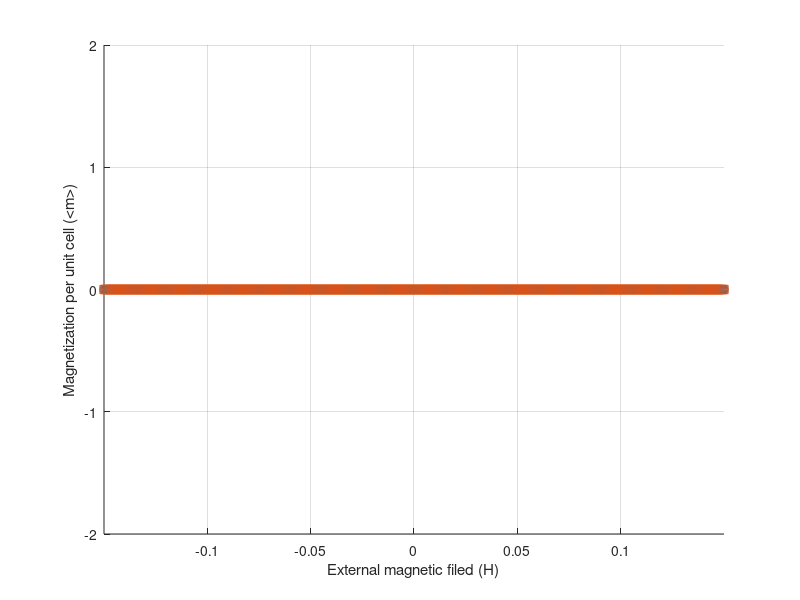
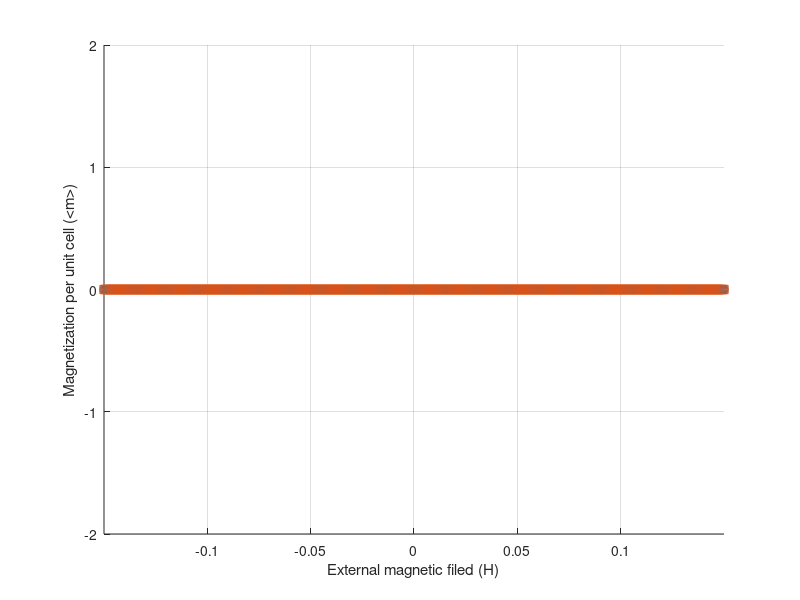
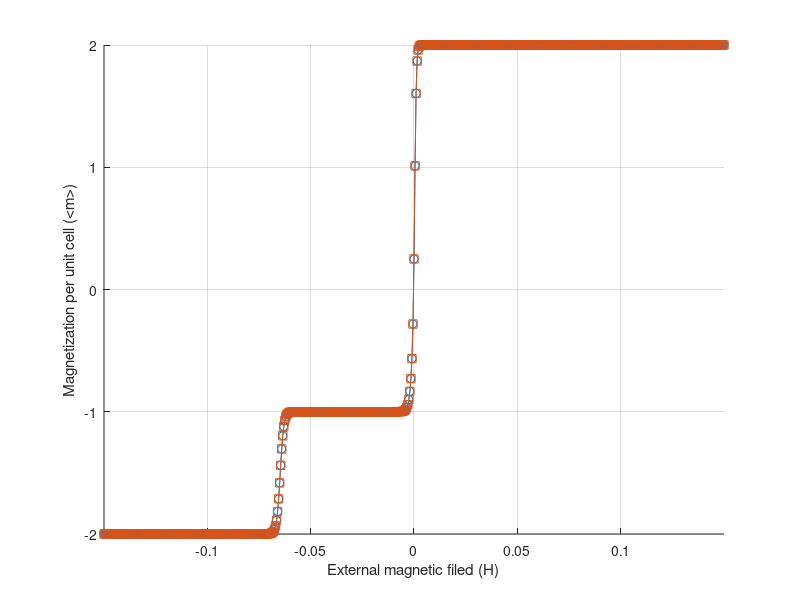

The MATLAB script that drew these images, in order:
clear;
sigx = [0 1; 1 0];
sigy = [0 1i; -1i 0];
sigz = [1 0; 0 -1];

sigx3 = [0 1 0; 1 0 1; 0 1 0];
sigy3 = [0 -1i 0; i 0 -1i; 0 i 0];
sigz3 = [1 0 0; 0 0 0; 0 0 -1];

Sx_1 = sigx3;
Sx_2 = 0.5.*sigx;

Sy_1 = sigy3;
Sy_2 = 0.5.*sigy;

Sz_1 = sigz3;
Sz_2 = 0.5.*sigz;

limit = 100; %set iteration limit
D = 1; %setting dimensions
k = 0.0862875; %Boltzmann constant
minField = -0.25;
maxField = 0.25;
fieldStep = 5e-4;

minTemp = 0.01;
maxTemp = 0.02;
tempStep = 0.01;

field = int8((maxField-minField)/fieldStep); % discretization of the field
% temperature = 0.05;
temperature = int8((maxTemp-minTemp)/tempStep); % discretization of the temperature
vector = zeros(int8(field*temperature),3);
% map = zeros(field, temperature);

delta = 0.0001;
iterator = 1;
newAvSx_1 = 0;
newAvSx_2 = 0;
avmx_up = zeros(temperature, field);
avmx_down = zeros(temperature, field);

newAvSy_1 = 0;
newAvSy_2 = 0;
avmy_up = zeros(temperature, field);
avmy_down = zeros(temperature, field);

newAvSz_1 = 0;
newAvSz_2 = 0;
avmz_up = zeros(temperature, field);
avmz_down = zeros(temperature, field);

ti = 1;
for temp = minTemp:tempStep:maxTemp

    J_1 = 150*k*temp; %coupling strength
    factor = 1;
    J_2 = factor * J_1;
    %         temp = temperature;
    avSx_1 = 0.1; %initial guess of average Sx(1)
    avSx_2 = 0.1; %initial guess of average Sx(1/2)
    
    avSy_1 = 0.1; %initial guess of average Sy(1)
    avSy_2 = 0.1; %initial guess of average Sy(1/2)
    
    avSz_1 = 0.1; %initial guess of average Sz(1)
    avSz_2 = 0.1; %initial guess of average Sz(1/2)
    
    hi = 1;
    for hL = minField:fieldStep:maxField
        while 1
%             Hx = J_1*avSx_2*kron(kron(Sx_2,Sx_1),eye(2)) + J_2*avSx_2*kron(kron(Sx_2,Sx_2),eye(3));
%             Hy = J_1*avSy_2*kron(kron(Sy_2,Sy_1),eye(2)) + J_2*avSy_2*kron(kron(Sy_2,Sy_2),eye(3));
%             Hz = J_1*avSz_2*kron(kron(Sz_2,Sz_1),eye(2)) + J_2*avSz_2*kron(kron(Sz_2,Sz_2),eye(3));
            
            Hx = J_1*avSx_2*kron(kron(Sx_1,eye(2)),eye(2)) + J_2*avSx_2*kron(kron(Sx_2,eye(2)),eye(3));
            Hy = J_1*avSy_2*kron(kron(Sy_1,eye(2)),eye(2)) + J_2*avSy_2*kron(kron(Sy_2,eye(2)),eye(3));
            Hz = J_1*avSz_2*kron(kron(Sz_1,eye(2)),eye(2)) + J_2*avSz_2*kron(kron(Sz_2,eye(2)),eye(3));
            
            Hamlt = Hx + Hy + Hz - hL*kron(eye(4),Sz_1) - hL*kron(eye(6),Sz_2) - hL*kron(eye(6),Sz_2); %with external field
%             Hamlt = Hx + Hy + Hz; %without external field
            [v, E] = eig(Hamlt);
            beta = 1/(k*temp);
            Z = trace(exp(-beta.*E));
            
            newAvSx_1 = diag(exp(-beta*E))'*diag(v'*kron(eye(4),Sx_1)*v)/Z;
            newAvSx_2 = diag(exp(-beta*E))'*diag(v'*kron(eye(6),Sx_2)*v)/Z;
            diffx_1 = newAvSx_1 - avSx_1;
            diffx_2 = newAvSx_2 - avSx_2;
            
            newAvSy_1 = diag(exp(-beta*E))'*diag(v'*kron(eye(4),Sy_1)*v)/Z;
            newAvSy_2 = diag(exp(-beta*E))'*diag(v'*kron(eye(6),Sy_2)*v)/Z;
            diffy_1 = newAvSy_1 - avSy_1;
            diffy_2 = newAvSy_2 - avSy_2;
            
            newAvSz_1 = diag(exp(-beta*E))'*diag(v'*kron(eye(4),Sz_1)*v)/Z;
            newAvSz_2 = diag(exp(-beta*E))'*diag(v'*kron(eye(6),Sz_2)*v)/Z;
            diffz_1 = newAvSz_1 - avSz_1;
            diffz_2 = newAvSz_2 - avSz_2;
            
            if abs(diffx_1) < delta && abs(diffx_2) < delta && abs(diffy_1) < delta && abs(diffy_2) < delta && abs(diffz_1) < delta && abs(diffz_2) < delta || iterator > limit
                %             if abs(diffz_1) < delta && abs(diffz_2) < delta || iterator > limit
                break
            else
                avSx_1 = newAvSx_1;
                avSx_2 = newAvSx_2;
                
                avSy_1 = newAvSy_1;
                avSy_2 = newAvSy_2;
                
                avSz_1 = newAvSz_1;
                avSz_2 = newAvSz_2;
            end
        end
        avmx_up(ti,hi) = newAvSx_1 + 2 * newAvSx_2;
        avmy_up(ti,hi) = newAvSy_1 + 2 * newAvSy_2;
        avmz_up(ti,hi) = newAvSz_1 + 2 * newAvSz_2;
  
        %         vector(iterator,:) = [temp, hL, newAvSz_1 + 2 * newAvSz_2];
        %         map(floor(iterator/(temperature+1))+1,rem(iterator,temperature+1)+1) = avm;
        iterator = iterator + 1;
        %         if mod(iterator, 10) == 0
        %            sprintf('Current iteration: %d, and Current temperature: %d', iterator, temp);
        %         end
        hi = hi + 1;
    end
    
    hi = 1;
    for hL = maxField:-fieldStep:minField        
        while 1
%             Hx = J_1*avSx_2*kron(kron(Sx_2,Sx_1),eye(2)) + J_2*avSx_2*kron(kron(Sx_2,Sx_2),eye(3));
%             Hy = J_1*avSy_2*kron(kron(Sy_2,Sy_1),eye(2)) + J_2*avSy_2*kron(kron(Sy_2,Sy_2),eye(3));
%             Hz = J_1*avSz_2*kron(kron(Sz_2,Sz_1),eye(2)) + J_2*avSz_2*kron(kron(Sz_2,Sz_2),eye(3));
            
            Hx = J_1*avSx_2*kron(kron(Sx_1,eye(2)),eye(2)) + J_2*avSx_2*kron(kron(Sx_2,eye(2)),eye(3));
            Hy = J_1*avSy_2*kron(kron(Sy_1,eye(2)),eye(2)) + J_2*avSy_2*kron(kron(Sy_2,eye(2)),eye(3));
            Hz = J_1*avSz_2*kron(kron(Sz_1,eye(2)),eye(2)) + J_2*avSz_2*kron(kron(Sz_2,eye(2)),eye(3));
            
            Hamlt = Hx + Hy + Hz - hL*kron(eye(4),Sz_1) - hL*kron(eye(6),Sz_2) - hL*kron(eye(6),Sz_2); %with external field
%             Hamlt = Hx + Hy + Hz; %without external field
            [v, E] = eig(Hamlt);
            beta = 1/(k*temp);
            Z = trace(exp(-beta.*E));
            
            newAvSx_1 = diag(exp(-beta*E))'*diag(v'*kron(eye(4),Sx_1)*v)/Z;
            newAvSx_2 = diag(exp(-beta*E))'*diag(v'*kron(eye(6),Sx_2)*v)/Z;
            diffx_1 = newAvSx_1 - avSx_1;
            diffx_2 = newAvSx_2 - avSx_2;
            
            newAvSy_1 = diag(exp(-beta*E))'*diag(v'*kron(eye(4),Sy_1)*v)/Z;
            newAvSy_2 = diag(exp(-beta*E))'*diag(v'*kron(eye(6),Sy_2)*v)/Z;
            diffy_1 = newAvSy_1 - avSy_1;
            diffy_2 = newAvSy_2 - avSy_2;
            
            newAvSz_1 = diag(exp(-beta*E))'*diag(v'*kron(eye(4),Sz_1)*v)/Z;
            newAvSz_2 = diag(exp(-beta*E))'*diag(v'*kron(eye(6),Sz_2)*v)/Z;
            diffz_1 = newAvSz_1 - avSz_1;
            diffz_2 = newAvSz_2 - avSz_2;
            
            if abs(diffx_1) < delta && abs(diffx_2) < delta && abs(diffy_1) < delta && abs(diffy_2) < delta && abs(diffz_1) < delta && abs(diffz_2) < delta || iterator > limit
                %             if abs(diffz_1) < delta && abs(diffz_2) < delta || iterator > limit
                break
            else
                avSx_1 = newAvSx_1;
                avSx_2 = newAvSx_2;
                
                avSy_1 = newAvSy_1;
                avSy_2 = newAvSy_2;
                
                avSz_1 = newAvSz_1;
                avSz_2 = newAvSz_2;
            end
        end
        
        avmx_down(ti,hi) = newAvSx_1 + 2 * newAvSx_2;
        avmy_down(ti,hi) = newAvSy_1 + 2 * newAvSy_2;
        avmz_down(ti,hi) = newAvSz_1 + 2 * newAvSz_2;
        
        %         vector(iterator,:) = [temp, hL, newAvSz_1 + 2 * newAvSz_2];
        %         map(floor(iterator/(temperature+1))+1,rem(iterator,temperature+1)+1) = avm;
        iterator = iterator + 1;
        %         if mod(iterator, 10) == 0
        %            sprintf('Current iteration: %d, and Current temperature: %d', iterator, temp);
        %         end
        hi = hi + 1;
    end
    ti = ti + 1;
end
% avm = [nonzeros(avm(1,:)) nonzeros(avm(2,:))];
figure
hold on
grid on
axis([-0.15 0.15 -2 2]);
xlabel('External magnetic filed (H)');
ylabel('Magnetization per unit cell (<m>)');
for i = 1:temperature
    plot(minField:fieldStep:maxField, avmx_up(i,:),'o-');
    plot(maxField:-fieldStep:minField, avmx_down(i,:),'s-');
end
hold off

figure
hold on
grid on
axis([-0.15 0.15 -2 2]);
xlabel('External magnetic filed (H)');
ylabel('Magnetization per unit cell (<m>)');
for i = 1:temperature
    plot(minField:fieldStep:maxField, avmy_up(i,:),'o-');
    plot(maxField:-fieldStep:minField, avmy_down(i,:),'s-');
end
hold off

figure
hold on
grid on
axis([-0.15 0.15 -2 2]);
xlabel('External magnetic filed (H)');
ylabel('Magnetization per unit cell (<m>)');
for i = 1:temperature
    plot(minField:fieldStep:maxField, avmz_up(i,:),'o-');
    plot(maxField:-fieldStep:minField, avmz_down(i,:),'s-');
end
hold off
% plot(vector(:,2),vector(:,3));
% scatter3(vector(:,1),vector(:,2),vector(:,3),15,vector(:,3),'filled');
% view([0 90]);
